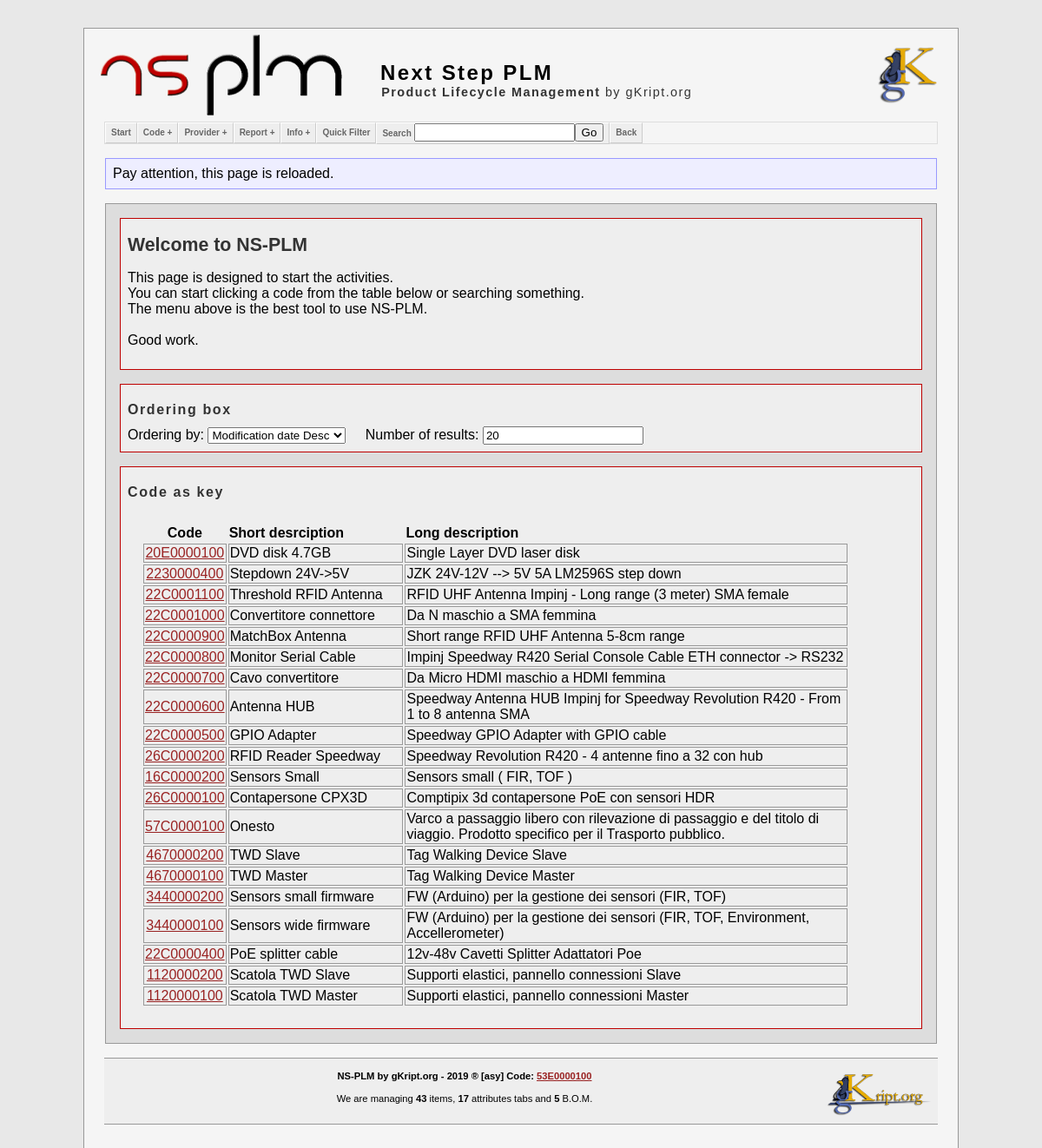
The page / on the database its author committed.
### tables this page shows
CREATE TABLE IF NOT EXISTS `elenco_codici` (
  `idCodice` int(11) NOT NULL AUTO_INCREMENT,
  `codice` varchar(10) NOT NULL,
  `T` int(1) NOT NULL,
  `CG` varchar(3) NOT NULL,
  `CS` varchar(3) NOT NULL,
  `abbreviazione` text NOT NULL,
  `descrizione` text NOT NULL,
  `dbCodici` int(11) NOT NULL DEFAULT 0,
  `createTS` timestamp NOT NULL DEFAULT current_timestamp(),
  `modifyTS` timestamp NOT NULL DEFAULT current_timestamp() ON UPDATE current_timestamp(),
  PRIMARY KEY (`idCodice`),
  UNIQUE KEY `codice` (`codice`)
);

CREATE TABLE IF NOT EXISTS `statistics` (
  `statid` int(11) NOT NULL AUTO_INCREMENT,
  `name` varchar(32) NOT NULL,
  `value` varchar(32) NOT NULL,
  `timest` timestamp NOT NULL DEFAULT current_timestamp(),
  UNIQUE KEY `statid` (`statid`)
);

### src/php/mysqli_utils.php (called while the page is built, shortened)
<?php
	function query_get_result( $query  , $echo = 0 ) {
		global $mysqli;
		$result = $mysqli->query ( $query ) or
			die( "query_single_line() : Problem with query<br/>&nbsp;&nbsp;&nbsp;&nbsp;Query true: $query<br/>&nbsp;&nbsp;&nbsp;&nbsp;MySql :" . $mysqli->error ."<br/>" );
		if ( $result->num_rows != 0 )
			return $result;
		else
			return NULL;
	}
	function query_get_a_field( $query , $fname  , $echo = 0 ) {
		$result = query_get_result( $query );
		if ( $row = $result->fetch_array() )
			return $row[ $fname ];
		else
			return 0;
	}
	function query_get_num_rows( $query , $echo = 0 ) {
		global $mysqli;
		$result = $mysqli->query ( $query ) or
			die( "query_single_line() : Problem with query<br/>&nbsp;&nbsp;&nbsp;&nbsp;Query : $query<br/>&nbsp;&nbsp;&nbsp;&nbsp;MySql :" . $mysqli->error ."<br/>" );
		return $result->num_rows;
	}
?>

### src/php/statistics.php (called while the page is built, shortened)
<?php
	function stat_codes_total_from_stats( $sentence = 1 ) {
		$sql = "SELECT * FROM `statistics` WHERE `name` = 'CodeCountDaily' ORDER BY `statistics`.`timest` DESC LIMIT 0,1";
		$value = query_get_a_field( $sql , "value" );
		if ( $sentence )
			return "We are managing $value codes!";
		else
			return $value;
	}
	function stat_attributes_total_from_stats( $sentence = 1 ) {
		$sql = "SELECT * FROM `statistics` WHERE `name` = 'AttribCountDaily' ORDER BY `statistics`.`timest` DESC LIMIT 0,1";
		$value = query_get_a_field( $sql , "value" );
		if ( $sentence )
			return "We are managing $value attributes!";
		else
			return $value;
	}
	function stat_bom_total_from_stats( $sentence = 1 ) {
		$sql = "SELECT * FROM `statistics` WHERE `name` = 'BomCountDaily' ORDER BY `statistics`.`timest` DESC LIMIT 0,1";
		$value = query_get_a_field( $sql , "value" );
		if ( $sentence )
			return "We are managing $value B.O.M.!";
		else
			return $value;
	}
 ?>

### src/php/code_functions.php (the view, shortened to what this page needs)
<?php
	function code_link( $code , $link = "code.php?code" ) {
		echo '<a href="' . $link . "=" . $code . '">' . $code . "</a>";
	}
?>

### index.php (shortened to what this page needs)
<?php
	require NSID_PLM_SRC_PHP . 'includes.php';
	require NSID_PLM_SRC_PHP . 'code_functions.php';
	$db = new config_database();
	$mysqli = new mysqli( $db->host , $db->username , $db->password , $db->dbname , $db->port );
?>
<?php
	include NSID_PLM_SRC_PHP . 'navmenu.php';
?>
<?php
	$T			= get_check( 'T' 			, "_" );
	$G			= get_check( 'G' 			, "_" );
	$S 			= get_check( 'S' 			, "_" );
	$text 	= get_check( 'text'					);
	$order 	= get_check( 'order'	, "mod_desc"	);
	$src		= get_check( 'src'					);
	$action = get_check( 'action' 			);
	$limit	=	get_check( 'limit' 	, 20	);
	$sql = "";
	$nores = 0;
	if ( ( ! $order ) || ( $order == "cod_desc" ) )
		$sorder = "ORDER BY `elenco_codici`.`codice` DESC";
	else if ( $order == "cod_asc" )
		$sorder = "ORDER BY `elenco_codici`.`codice` ASC";
	else if ( $order == "short_desc" )
		$sorder = "ORDER BY `elenco_codici`.`abbreviazione` DESC";
	else if ( $order == "short_asc" )
		$sorder = "ORDER BY `elenco_codici`.`abbreviazione` ASC";
	else if ( $order == "long_desc" )
		$sorder = "ORDER BY `elenco_codici`.`descrizione` DESC";
	else if ( $order == "long_asc" )
		$sorder = "ORDER BY `elenco_codici`.`descrizione` ASC";
	else if ( $order == "creat_desc" )
		$sorder = "ORDER BY `elenco_codici`.`createTS` DESC";
	else if ( $order == "creat_asc" )
		$sorder = "ORDER BY `elenco_codici`.`createTS` ASC";
	else if ( $order == "mod_desc" )
		$sorder = "ORDER BY `elenco_codici`.`modifyTS` DESC";
	if ( ( $T != "_" ) || ( $G != "_" ) || ( $S != "_" ) || ( $text != "" ) ) {
		$test = 0;
		$activity = 1;
		if ( $text == "" ) {
			if ( ( $T == "x" ) || ( $T == "" ) )	$T = "_";
			if ( ( $G == "x" ) || ( $G == "" ) )	$G = "_";
			if ( ( $S == "x" ) || ( $S == "" ) )	$S = "_";
			$str = "&nbsp;&nbsp;&nbsp;&nbsp;Context: \"" . $T.$G.$S . "\"";
			$insflt = "WHERE `codice` LIKE '".$T.$G.$S."%'";
			$sql = "SELECT * FROM `elenco_codici` $insflt $sorder Limit 0,$limit;";
			if ( query_get_num_rows( $sql ) )	$test++;
		}
		else {
			if ( is_context( $text ) ) {
				$upstr = strtoupper( $text );
				$T = substr( $upstr , 0 , 1 );
				$G = substr( $upstr , 1 , 1 );
				$S = substr( $upstr , 2 , 1 );
			}
			$sql = "SELECT * FROM `elenco_codici` WHERE `codice` LIKE '%$text%' $sorder Limit 0,$limit;";
			if ( query_get_num_rows( $sql ) )	$test++;
			$sql = "SELECT * FROM `elenco_codici` WHERE `abbreviazione` LIKE '%$text%' $sorder Limit 0,$limit;";
			if ( query_get_num_rows( $sql ) )	$test++;
			$sql = "SELECT * FROM `elenco_codici` WHERE `descrizione` LIKE '%$text%' $sorder Limit 0,$limit;";
			if ( query_get_num_rows( $sql ) )	$test++;
			$str = "&nbsp;&nbsp;&nbsp;&nbsp;" . "Text: \"" . $text . "\"";
			$sql = "";
		}
	}
	else
		$sql = "SELECT * FROM `elenco_codici` $sorder Limit 0,$limit;";
?>
	<div class="insidecodelite">
<?php
	if ( ( ! $src ) and ( ! $action ) ){
?>
		<div class="codelite">
			<h3>Welcome to NS-PLM</h3>
			<p>
				This page is designed to start the activities.<br/>
				You can start clicking a code from the table below or searching something.<br/>
				The menu above is the best tool to use NS-PLM.<br/><br/>
				Good work.
			</p>
		</div>
<?php
	}
?>
		<div class="codelite">
			<h2>Ordering box</h2><br/>
		</div>
<?php
		$rows = query_get_num_rows( $sql );
		if ( $rows ) {
?>
		<div class="codelite">
			<h2>Code as key</h2><br/>
			<table style="margin:1em;" width="90%">
				<tr>
					<th style="text-align: center;" >Code</th>
					<th>Short desrciption</th>
					<th>Long description</th>
				</tr>
	<?php
			if ($result = $mysqli->query($sql)) {
				for( $r = 0 ; $r < $rows ; $r++ ) {
						$array = $result->fetch_array();
						print( "<td style='text-align: center; border:1px solid #999;' width='10%'>" );
						code_link($array['codice']);
				}
			}
	?>
			</table>
		</div>
<?php
		}
		else
			$nores++;
?>
	</div>
<?php
	include NSID_PLM_SRC_PHP . 'footer.php';
?>

### src/php/footer.php
			<div id="footer">
				<div style='text-align: center;' >
					<img src="src/img/logo/gkl.png" border="0" width="130px" alt="gk logo" style="float: right; vertical-align: middle; " />
					<h4>NS-PLM by gKript.org - 2019 &reg; [asy] Code: <a href="code.php?code=53E0000100">53E0000100</a></h4>
					<p>We are managing <b><?php echo stat_codes_total_from_stats(0); ?></b> items, <b><?php echo stat_attributes_total_from_stats(0); ?></b> attributes tabs and <b><?php echo stat_bom_total_from_stats(0); ?></b> B.O.M.</p>
					<br/>
				</div>
			</div>
		</div>
		<br/><br/>
	</body>
</html>

### src/css/menu.css (style rules this page uses)
a { color: #922; }

### src/css/h.css (style rules this page uses)
h2 { color: #333; font-size: 20pt; margin-bottom: 0px; margin-top: 10px; }
h3 { color: #333; font-size: 16pt; margin-bottom: 0px; margin-top: 10px; }

### src/css/body.css (style rules this page uses)
body { margin:0; padding:0; background-color:#e8e8e8; color:#000000; text-align:center; font-family:Arial, Helvetica, sans-serif; font-size:1em; }
.code { margin:1em; padding:.5em; background-color: #eef; border:1px solid #99f; }
.insidecodelite { margin:1em; background-color: #ddd; border:1px solid #999; }
.codelite { margin:1em; padding:.5em; background-color: #eee; border:1px solid #be0000; overflow: auto; }
* { box-sizing: border-box; }
blockquote { margin:1em; padding:.5em; background-color:#f0f0f0; }
#centerColumn h2 { margin:0 0 -.5em 0; padding:.75em 0 0 0; font-size:1em; letter-spacing:.1em; }
#footer { position:relative; bottom:0; margin: 0 15px 2em 15px; padding:0; line-height:1em; text-align:center; font-size:.7em; background:#eee; border-top:1px solid #999999; border-bottom:1px solid #999999; }

### src/css/view.css (style rules this page uses)
img { behavior:url(css/iepngfix.htc); border:none; }

### rows shown on the page
elenco_codici: codice "20E0000100"
elenco_codici: codice "2230000400"
elenco_codici: codice "22C0001100"
elenco_codici: codice "22C0001000"
elenco_codici: codice "22C0000900"
elenco_codici: codice "22C0000800"
elenco_codici: codice "22C0000700"
elenco_codici: codice "22C0000600"
elenco_codici: codice "22C0000500"
elenco_codici: codice "26C0000200"
elenco_codici: codice "16C0000200"
elenco_codici: codice "26C0000100"
elenco_codici: codice "57C0000100"
elenco_codici: codice "4670000200"
elenco_codici: codice "4670000100"
elenco_codici: codice "3440000200"
elenco_codici: codice "3440000100"
elenco_codici: codice "22C0000400"
elenco_codici: codice "1120000200"
elenco_codici: codice "1120000100"
statistics: value "43"
statistics: value "17"
statistics: value "5"

### other values the page prints
$text "Pay attention, this page is reloaded. Ordering by:"
$label_text "Number of results:"
$text "DVD disk 4.7GB Single Layer DVD laser disk"
$text "Stepdown 24V->5V JZK 24V-12V --> 5V 5A LM2596S step down"
$text "Threshold RFID Antenna RFID UHF Antenna Impinj - Long range (3 meter) SMA female"
$text "Convertitore connettore Da N maschio a SMA femmina"
$text "MatchBox Antenna Short range RFID UHF Antenna 5-8cm range"
$text "Monitor Serial Cable Impinj Speedway R420 Serial Console Cable ETH connector -> RS232"
$text "Cavo convertitore Da Micro HDMI maschio a HDMI femmina"
$text "Antenna HUB Speedway Antenna HUB Impinj for Speedway Revolution R420 - From 1 to 8 antenna SMA"
$text "GPIO Adapter Speedway GPIO Adapter with GPIO cable"
$text "RFID Reader Speedway Speedway Revolution R420 - 4 antenne fino a 32 con hub"
$text "Sensors Small Sensors small ( FIR, TOF )"
$text "Contapersone CPX3D Comptipix 3d contapersone PoE con sensori HDR"
$text "Onesto Varco a passaggio libero con rilevazione di passaggio e del titolo di viaggio. Prodotto specifico per il Trasporto pubblico."
